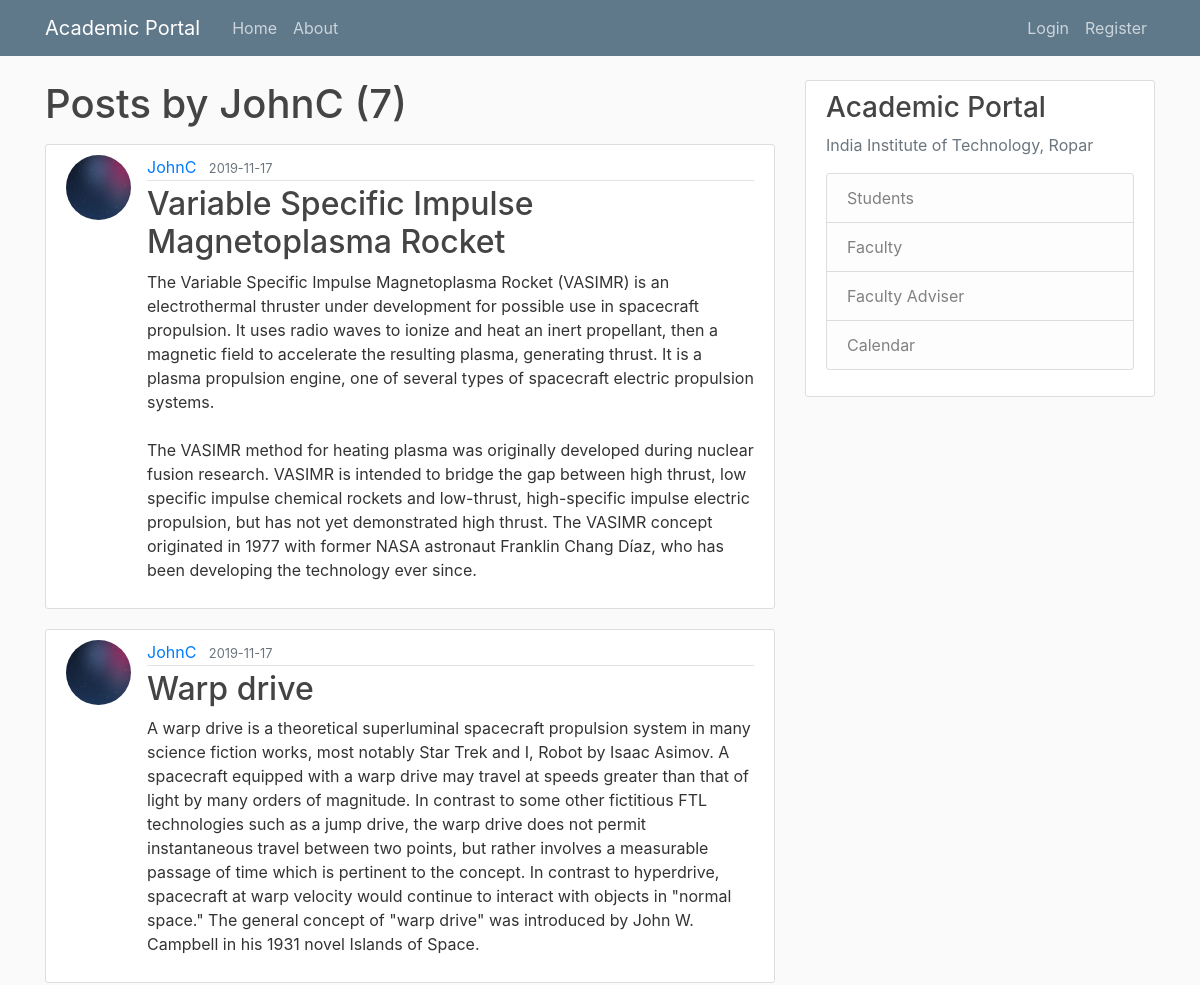
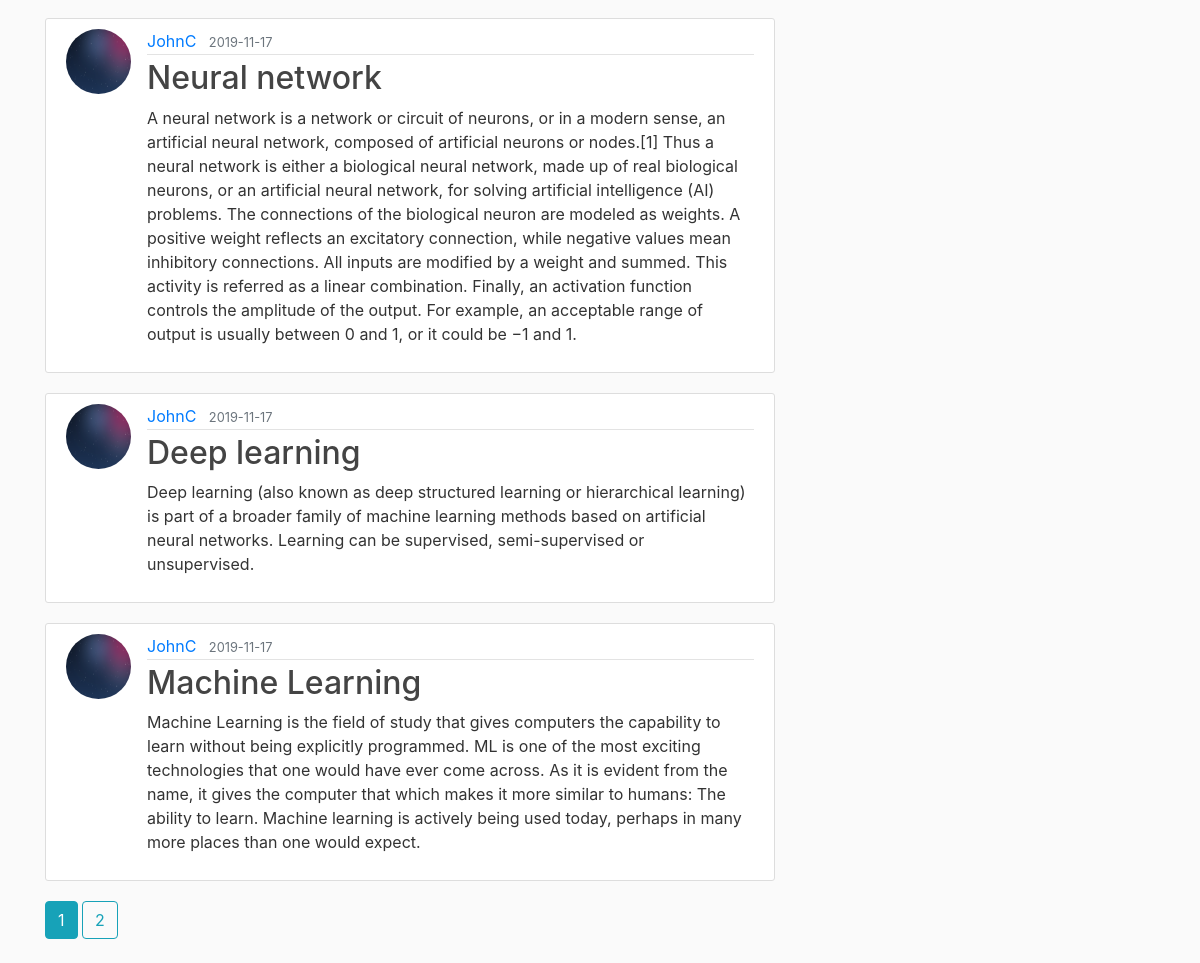
The page /user/JohnC on the database its author committed (2 pictures, top to bottom).
### acadportal/models.py (models this page shows, shortened)
class User(db.Model, UserMixin):
    id = db.Column(db.Integer, primary_key=True)
    username = db.Column(db.String(20), unique=True, nullable=False)
    email = db.Column(db.String(120), unique=True, nullable=False)
    image_file = db.Column(db.String(20), nullable=False, default='default.jpg')
    password = db.Column(db.String(60), nullable=False)
    posts = db.relationship('Post', backref='author', lazy=True)

class Post(db.Model):
    id = db.Column(db.Integer, primary_key=True)
    title = db.Column(db.String(100), nullable=False)
    date_posted = db.Column(db.DateTime, nullable=False, default=datetime.utcnow)
    content = db.Column(db.Text, nullable=False)
    user_id= db.Column(db.Integer, db.ForeignKey('user.id'), nullable=False)

### acadportal/users/routes.py (the view)
@users.route("/user/<string:username>")
def user_posts(username):
    page = request.args.get('page', 1, type=int)
    user = User.query.filter_by(username=username).first_or_404()
    posts = Post.query.filter_by(author=user)\
        .order_by(Post.date_posted.desc())\
        .paginate(page=page, per_page=5)
    return render_template("user_posts.html", posts=posts, user=user)

### acadportal/templates/user_posts.html
{% extends "layout.html" %}
{% block content %}
<h1 class="mb-3">Posts by {{ user.username }} ({{ posts.total }}) </h1>
    {% for post in posts.items %}
        <article class="media content-section">
            <img class="rounded-circle article-img" src="{{ url_for('static', filename='profile_pics/' + post.author.image_file) }}">
            <div class="media-body">
                <div class="article-metadata">
                    <a class="mr-2" href="{{ url_for('users.user_posts', username=post.author.username) }}">{{ post.author.username }}</a>
                    <small class="text-muted">{{ post.date_posted.strftime('%Y-%m-%d') }}</small>
                </div>
                <h2><a class="article-title" href="{{ url_for('posts.post', post_id=post.id) }}">{{ post.title }}</a></h2>
                <p class="article-content">{{ post.content }}</p>
            </div>
        </article>
    {% endfor %}
    {% for page_num in posts.iter_pages(left_edge=1, right_edge=1, left_current=1, right_current=2) %}
        {% if page_num %}
            {% if posts.page == page_num %}
                <a class="btn btn-info mb-4" href="{{ url_for('users.user_posts', username=user.username, page=page_num) }}"> {{ page_num }} </a>
            {% else %}
            <a class="btn btn-outline-info mb-4" href="{{ url_for('users.user_posts', username=user.username, page=page_num) }}"> {{ page_num }} </a>
            {% endif %}
        {% else %}
            ...
        {% endif %}
    {% endfor %}
{% endblock content %}

### acadportal/static/main.css (style rules this page uses)
body { background: #fafafa; color: #333333; margin-top: 5rem; }
h1, h2, h3, h4, h5, h6 { color: #444444; }
.content-section { background: #ffffff; padding: 10px 20px; border: 1px solid #dddddd; border-radius: 3px; margin-bottom: 20px; }
.article-title { color: #444444; }
.article-content { white-space: pre-line; }
.article-img { height: 65px; width: 65px; margin-right: 16px; }
.article-metadata { padding-bottom: 1px; margin-bottom: 4px; border-bottom: 1px solid #e3e3e3 }

### rows shown on the page
User: username "JohnC"
Post: image_file (picture), author.username "JohnC", date_posted "2019-11-17", title "Variable Specific Impulse Magnetoplasma Rocket", content "The Variable Specific Impulse Magnetoplasma Rocket (VASIMR) is an electrothermal thruster under development for possible use in spacecraft propulsion. It uses radio waves to ionize and heat an inert propellant, then a magnetic field to accelerate the resulting plasma, generating thrust. It is a plasma propulsion engine, one of several types of spacecraft electric propulsion systems. The VASIMR method for heating plasma was originally developed during nuclear fusion research. VASIMR is intended to bridge the gap between high thrust, low specific impulse chemical rockets and low-thrust, high-specific impulse electric propulsion, but has not yet demonstrated high thrust. The VASIMR concept…"
Post: image_file (picture), author.username "JohnC", date_posted "2019-11-17", title "Warp drive", content "A warp drive is a theoretical superluminal spacecraft propulsion system in many science fiction works, most notably Star Trek and I, Robot by Isaac Asimov. A spacecraft equipped with a warp drive may travel at speeds greater than that of light by many orders of magnitude. In contrast to some other fictitious FTL technologies such as a jump drive, the warp drive does not permit instantaneous travel between two points, but rather involves a measurable passage of time which is pertinent to the concept. In contrast to hyperdrive, spacecraft at warp velocity would continue to interact with objects in \"normal space.\" The general concept of \"warp drive\" was introduced by John W. Campbell in his…"
Post: image_file (picture), author.username "JohnC", date_posted "2019-11-17", title "Neural network", content "A neural network is a network or circuit of neurons, or in a modern sense, an artificial neural network, composed of artificial neurons or nodes.[1] Thus a neural network is either a biological neural network, made up of real biological neurons, or an artificial neural network, for solving artificial intelligence (AI) problems. The connections of the biological neuron are modeled as weights. A positive weight reflects an excitatory connection, while negative values mean inhibitory connections. All inputs are modified by a weight and summed. This activity is referred as a linear combination. Finally, an activation function controls the amplitude of the output. For example, an acceptable…"
Post: image_file (picture), author.username "JohnC", date_posted "2019-11-17", title "Deep learning", content "Deep learning (also known as deep structured learning or hierarchical learning) is part of a broader family of machine learning methods based on artificial neural networks. Learning can be supervised, semi-supervised or unsupervised."
Post: image_file (picture), author.username "JohnC", date_posted "2019-11-17", title "Machine Learning", content "Machine Learning is the field of study that gives computers the capability to learn without being explicitly programmed. ML is one of the most exciting technologies that one would have ever come across. As it is evident from the name, it gives the computer that which makes it more similar to humans: The ability to learn. Machine learning is actively being used today, perhaps in many more places than one would expect."

### other values the page prints
{{ posts.total }} "7"
{{ page_num }} "1"
{{ page_num }} "2"
